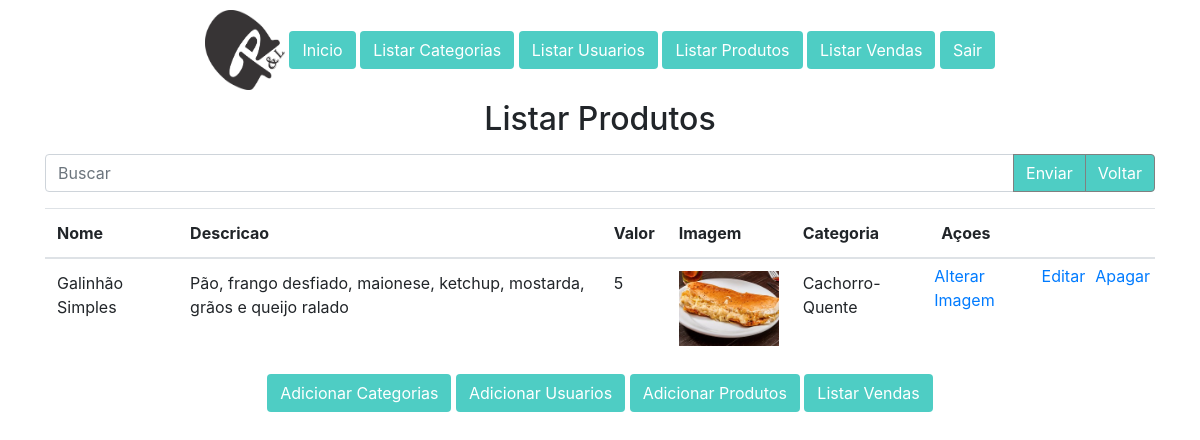
Before: /produto/listaprod.php?Buscar=5 (signed in) with the older database file.
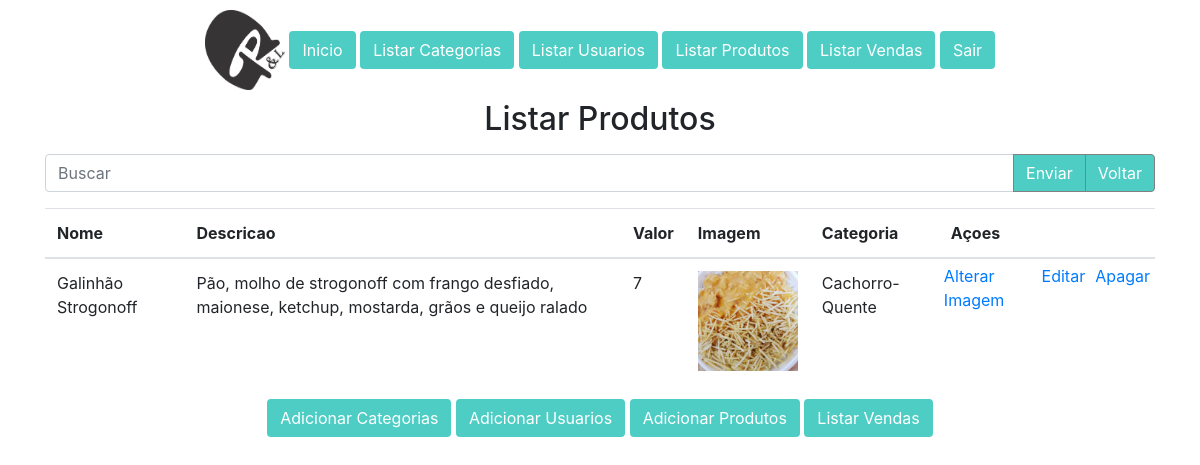
After: the same page with the newer database file.
### tables this page shows
CREATE TABLE IF NOT EXISTS `produtos` (
`ID` int(11) NOT NULL,
  `Nome` varchar(200) NOT NULL,
  `Imagem` varchar(100) NOT NULL,
  `Descricao` varchar(200) NOT NULL,
  `Valor` float NOT NULL,
  `ID_Categoria` int(11) DEFAULT NULL
);

CREATE TABLE IF NOT EXISTS `categorias` (
`ID` int(11) NOT NULL,
  `Nome` varchar(50) NOT NULL
);

### class/Produtos.class.php (called while the page is built, shortened)
<?php
class Produtos{
		private $conexao;
		private $tabela;
		public function __construct(){
			$this->conexao = mysqli_connect("localhost", "root", "", "bancopietro")
			or die("Erro de Conexão no Banco");
			$this->tabela = "produtos";
		}
		public function __get($key){
			return $this->$key;
		}
		public function listar($complemento = ""){
			$sql = "SELECT $this->tabela.*,categorias.nome as categorias FROM $this->tabela inner join categorias on $this->tabela.ID_Categoria=categorias.ID ".$complemento;
			$resultado=mysqli_query($this->conexao, $sql);
		$retorno = null;
		while($res = mysqli_fetch_assoc($resultado)){
			$obj = new Produtos();
			$obj->ID = $res['ID'];
			$obj->Nome = $res['Nome'];
			$obj->Imagem=$res['Imagem'];
			$obj->Descricao=$res['Descricao'];
			$obj->Valor=$res['Valor'];
			$obj->ID_Categoria=$res['categorias'];
			$retorno[] = $obj;
		}
		return $retorno;
		}
	}

### produto/listaprod.php (the view, shortened to what this page needs)
<?php
	include_once "../topo.php";
	include_once "../class/Produtos.class.php";
?>
    <div style="text-align: center; margin: 10px auto 10px auto ">
		<img src="../imagem/logoGR&L.png" height="80" width="80" style="text-align: 20px">
		<a type="button" class="btn" style="background:#4ECDC4; color: white" href="../index2.php">Inicio</a>
		<a type="button" class="btn" style="background:#4ECDC4; color: white" href="../categoria/listacat.php">Listar Categorias</a>
		<a type="button" class="btn" style="background:#4ECDC4; color: white" href="../usuario/listausu.php">Listar Usuarios</a>
		<a type="button" class="btn" style="background:#4ECDC4; color: white" href="listaprod.php">Listar Produtos</a>
		<a type="button" class="btn" style="background:#4ECDC4; color: white" href="../comanda/listavenda.php">Listar Vendas</a>
		<a type="button" class="btn" style="background:#4ECDC4; color: white" href="../usuario/logout.php">Sair</a>
		</div>
	<h2 style="text-align: center;">Listar Produtos</h2>
	<form>
		<div class="container mt-3">
			<div class="input-group mb-3">
				<input class="form-control" type="text" name="Buscar" placeholder="Buscar"/>
				<div class="input-group-append">
					<input class="btn btn-success" style="border:0.5px solid gray; background:#4ECDC4; color: white" type="submit" value="Enviar">
					<button class="btn btn-success" style="border:0.5px solid gray; background:#4ECDC4; color: white" onclick='window.location.href="listar.php"'>Voltar</button>
				</div>
			</div>
		</div>
	</form>
<?php
	$obj = new Produtos;
	if(isset($_GET['Buscar']))
		$retorno = $obj->listar('where produtos.ID="'.$_GET['Buscar'].'" or produtos.Nome like "%'.$_GET['Buscar'].'%"');
	else
		$retorno = $obj-> listar();
	echo "<div class='container'>
	<table class='table table-hover'>
		<thead>
			<th>Nome</th>
			<th>Descricao</th>
			<th>Valor</th>
			<th>Imagem</th>
			<th>Categoria</th>
			<th colspan='3'>Açoes</th>
		</thead>
		<tbody>";
		if($retorno ==''){
		echo "Sua busca não retornou nenhum resultado, tente novamente";}
		else {
			foreach ($retorno as $linha){
			echo "<tr>
					<td>$linha->Nome</td>
					<td>$linha->Descricao</td>
					<td>$linha->Valor</td>
					<td><img src='../imagem/$linha->Imagem' width='100px'/></td>
					<td>$linha->ID_Categoria</td>
					<td style= 'padding:5px'><a href='mudaimg.php?ID=$linha->ID'</a>Alterar Imagem</td>
					<td style= 'padding:5px'><a href='editaprod.php?ID=$linha->ID' >Editar</a></td>
					<td style= 'padding:5px'><a href='apagaprod.php?ID=$linha->ID' >Apagar</a></td>
			   </tr>";
			}
		}
		echo "</tbody></table></div>";
?>
<div style="text-align: center; margin: 10px auto 10px auto ">
		<a type="button" class="btn" style="background:#4ECDC4; color: white" href="../categoria/categoria.php">Adicionar Categorias</a>
		<a type="button" class="btn" style="background:#4ECDC4; color: white" href="../usuario/usuario.php">Adicionar Usuarios</a>
		<a type="button" class="btn" style="background:#4ECDC4; color: white" href="../produto/produto.php">Adicionar Produtos</a>
		<a type="button" class="btn" style="background:#4ECDC4; color: white" href="../comanda/listavenda.php">Listar Vendas</a>
		</div>

Changed rows visible on the page:
changed produtos "Cachorro-Quente": Nome "Galinhão Simples" → "Galinhão Strogonoff"; Descricao "Pão, frango desfiado, maionese, ketchup, mostarda, grãos e queijo ralado" → "Pão, molho de strogonoff com frango desfiado, maionese, ketchup, mostarda, grãos e queijo ralado"; Valor "5" → "7"; Imagem: a different picture
